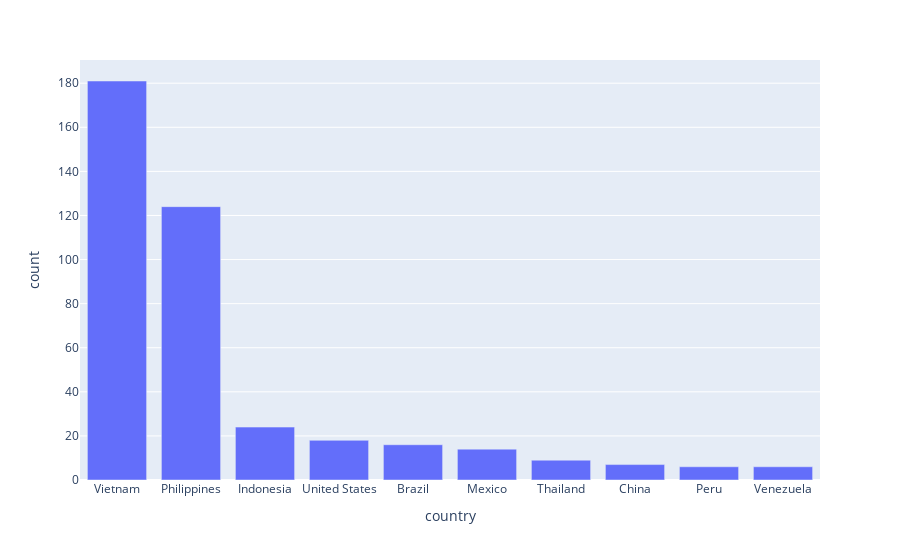

Notebook cell for this chart:
### Code cell
newDf = cmter_df['country'].value_counts().reset_index().head(10)
# # Bây giờ, bạn có thể sử dụng plotly.express để vẽ biểu đồ
fig = px.bar(newDf, x='country', y='count')
fig.show()

### Figure 1 — Plotly figure (JSON) as saved in the notebook; plotly's stock layout.template omitted (floating-point values rounded to 4 significant figures)
{"data": [{"alignmentgroup": "True", "hovertemplate": "country=%{x}<br>count=%{y}<extra></extra>", "legendgroup": "", "marker": {"color": "#636efa", "pattern": {"shape": ""}}, "name": "", "offsetgroup": "", "orientation": "v", "showlegend": false, "textposition": "auto", "type": "bar", "x": ["Vietnam", "Philippines", "Indonesia", "United States", "Brazil", "Mexico", "Thailand", "China", "Peru", "Venezuela"], "xaxis": "x", "y": [181, 124, 24, 18, 16, 14, 9, 7, 6, 6], "yaxis": "y"}], "layout": {"barmode": "relative", "legend": {"tracegroupgap": 0}, "margin": {"t": 60}, "xaxis": {"anchor": "y", "domain": [0, 1], "title": {"text": "country"}}, "yaxis": {"anchor": "x", "domain": [0, 1], "title": {"text": "count"}}}}
